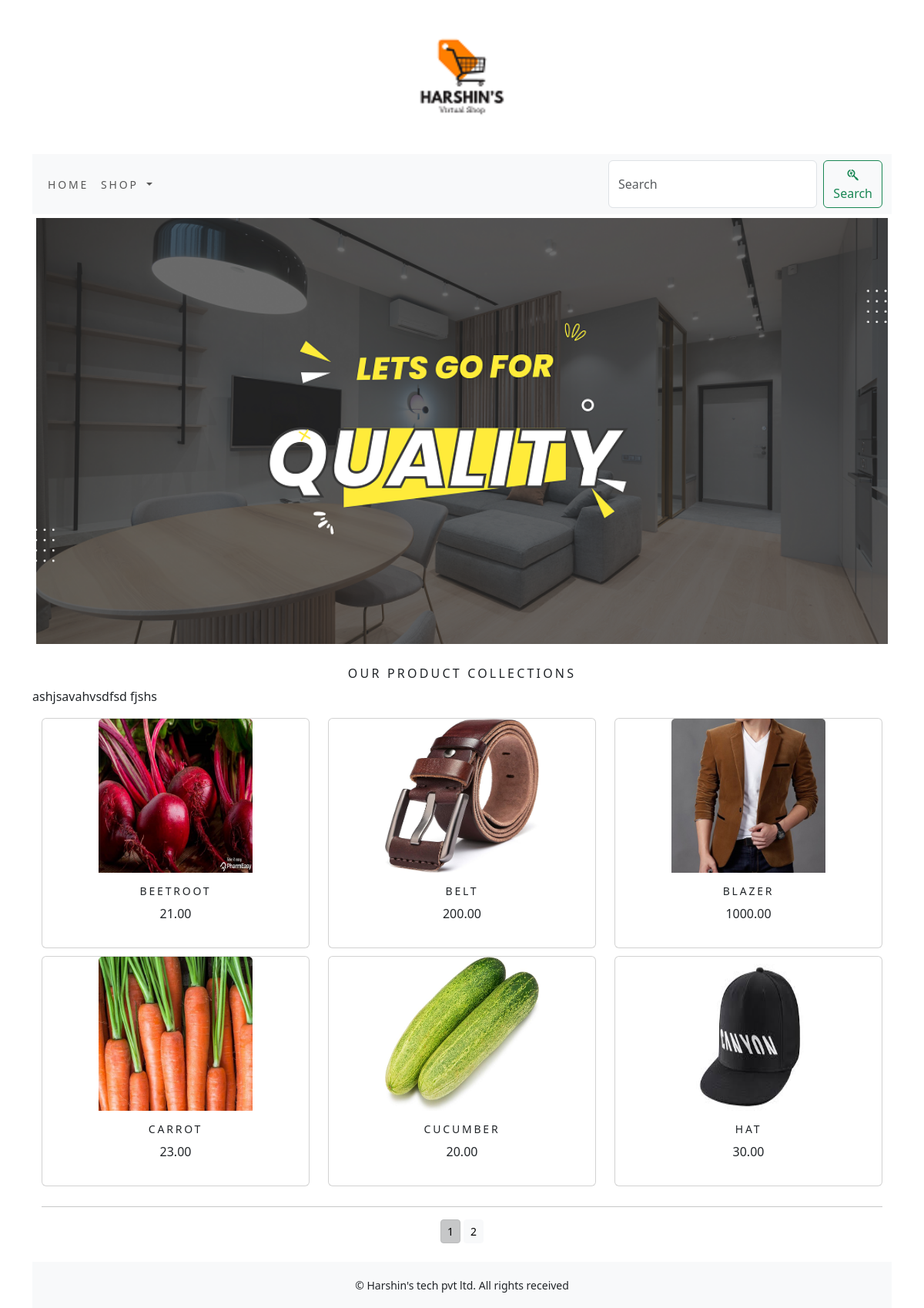
The page / on the database its author committed.
### shop/models.py (models this page shows, shortened)
class Product(models.Model):
    name=models.CharField(max_length=250,unique=True)
    slug=models.SlugField(max_length=250,unique=True)
    description=models.TextField(blank=True)
    price=models.DecimalField(max_digits=10,decimal_places=2)
    category=models.ForeignKey(Category,on_delete=models.CASCADE)
    image=models.ImageField(upload_to='product',blank=True)
    stock=models.IntegerField()
    available=models.BooleanField(default=True)
    created=models.DateTimeField(auto_now_add=True)
    updated=models.DateTimeField(auto_now=True)
    def get_url(self):
        return reverse('shop:prodCatdetail',args=[self.category.slug,self.slug])
    class Meta:
        ordering=('name',)
        verbose_name='product'
        verbose_name_plural='products'

### shop/views.py (the view)
# urls.py: path('', views.allProdCat, name='allProdCat'),
def allProdCat(request,c_slug=None):
    c_page=None
    products_list=None
    if c_slug!=None:
        c_page=get_object_or_404(Category,slug=c_slug)
        products_list=Product.objects.all().filter(category=c_page,available=True)
    else:
        products_list=Product.objects.all().filter(available=True)
    paginator=Paginator(products_list,6)
    try:
        page=int(request.GET.get('page',1))
    except:
        page=1
    try:
        products=paginator.page(page)
    except (EmptyPage,InvalidPage):
        products=paginator.page(paginator.num_pages)
    return render(request,"category.html",{'category':c_page,'products':products})

### cart/context_processors.py (called while the page is built)
def counter(request):
    item_count=0
    if 'admin' in request.path:
        return {}
    else:
        try:
            cart=Cart.objects.filter(cart_id=_cart_id(request))
            cart_items=CartItem.objects.all().filter(cart=cart[:1])
            for cart_item in cart_items:
                item_count += cart_item.quantity
        except Cart.DoesNotExist:
            item_count=0
    return dict(item_count=item_count)

### cart/views.py (called while the page is built)
def _cart_id(request):
    cart=request.session.session_key
    if not cart:
        cart=request.session.create()
    return cart

### shop/context_processors.py (called while the page is built)
def menu_links(request):
    links=Category.objects.all()
    return dict(links=links)

### shop/models.py (called while the page is built)
    def get_url(self):
        return reverse('shop:products_by_category',args=[self.slug])

### templates/category.html (shortened to what this page needs)
{% extends 'base.html' %}
{% load static %}
{% block content %}
<div class="mx_auto">
    {% if category %}
    <img class="my_image" src="{{category.image.url}}" alt="{{category.name}}">
</div>
<br>
<div>
    <h1 class="text-center my_title">{{category.name}}</h1>
    <p class="text-justify">{{category.description}}</p>
</div>
    {% else %}
<div>
    <img class="my_image my_image_padding" src="{% static 'img/banner.png' %}" height="500" width="1500"  alt="our products">
</div>
<br>
<div>
    <h1 class="text-center my_title">our product collections</h1>
    <p class="text-justify"> ashjsavahvsdfsd fjshs</p>
</div>
    {% endif %}
<div class="container">
    <div class="row max_auto">
        {% for product in products.object_list %}
        <div class="my_bottom_margin col-9 col-sm-12 col-md-4 xol-lg-4">
            <div class="card text-center" style="min-width:20rem;">
                <a href="{{product.get_url}}"><img class="card-img-top my_image" src="{{product.image.url}}" alt="{{product.name}}" style="width:200px;height:200px"></a>
                <div class="card-body">
                    <h4>{{product.name}}</h4>
                    <p>{{product.price}}</p>
                </div>
            </div>
        </div>
        {% endfor %}
    </div>
    <div class="mx-auto">
        {% if products.paginator.num_pages > 1 %}
        <hr>
        <div class="text-center">
            {% for pg in products.paginator.page_range %}
                <a href="?page={{pg}}" class="btn btn-light btn-sm {% if products.number == pg %} active {% endif %}">{{pg}}</a>
            {% endfor %}
        </div>
        {% endif %}
    </div>
    <br>
</div>
{% endblock %}

### templates/base.html (shortened to what this page needs)
{% load static %}
<!DOCTYPE html>
<html lang="en">
<head>
    <link rel="stylesheet" href="{% static 'css/custom.css' %}">
    <link href="{% static 'css/bootstrap.min.css' %}" rel="stylesheet">
</head>
<body>
<div class="container">
{% include 'header.html' %}
{% include 'nav.html' %}
{% block content %}
{% endblock %}
</div>
{% include 'footer.html' %}
</body>
</html>

### templates/header.html
{% load static %}
<header>
  <center>
    <a href="{% url 'shop:allProdCat' %}"></a> <img src="{% static 'img/logo.png' %}" height="200" width="200" alt="logimage">
  </center>
</header>

### templates/nav.html (shortened to what this page needs)
<nav class="navbar navbar-expand-lg bg-body-tertiary">
  <div class="container-fluid">
    <div class="collapse navbar-collapse" id="navbarSupportedContent">
      <ul class="navbar-nav me-auto mb-2 mb-lg-0">
        <li class="nav-item">
          <a class="nav-link" href="#">Home</a>
        </li>
        <li class="nav-item dropdown {% if 'shop' in request.path %} active {% endif %}">
          <a class="nav-link dropdown-toggle" href="#" role="button" data-bs-toggle="dropdown" aria-expanded="false">
            Shop
          </a>
        </li>
      </ul>
      <form class="d-flex" action="{% url 'search_app:SearchResult' %}" method="get" role="search">
        <input class="form-control me-2" type="search" placeholder="Search" name="true" aria-label="Search">
        <button class="btn btn-outline-success" type="submit"><i class="fa-brands fa-searchengin"></i>Search</button>
      </form>
    </div>
  </div>
</nav>

### templates/footer.html
<div class="footer navbar-fixed-bottom my_footer">
  <p class="text-center">&copy; Harshin's tech pvt ltd. All rights received</p>
</div>

### static/css/custom.css (style rules this page uses)
body { @import url('https://fonts.googleapis.com/css2?family=Open+Sans&display=swap'); font-family: 'Open Sans', sans-serif; }
.nav-item { letter-spacing :.2em; font-size : 14px; text-transform : uppercase; }
.dropdown { letter-spacing :.2em; font-size : 14px; text-transform : uppercase; }
.my_footer { background-color:#f8f9fa; height:60px; }
.my_footer p { padding-top: 20px; font-size: 14px; }
.my_image { width:100%; height:auto; }
.my_title { font-size:16px; text-transform:uppercase; letter-spacing:.2em; }
.my_image_padding { padding:5px; }
.my_bottom_margin { margin-bottom:10px; }
.card-body h4 { font-size:14px; text-transform:uppercase; letter-spacing:.2em; }

### rows shown on the page
Product: image (picture), name "BEETROOT", price "21.00"
Product: image (picture), name "BELT", price "200.00"
Product: image (picture), name "BLAZER", price "1000.00"
Product: image (picture), name "CARROT", price "23.00"
Product: image (picture), name "CUCUMBER", price "20.00"
Product: image (picture), name "HAT", price "30.00"

### other values the page prints
{{ pg }} "1" "2"
